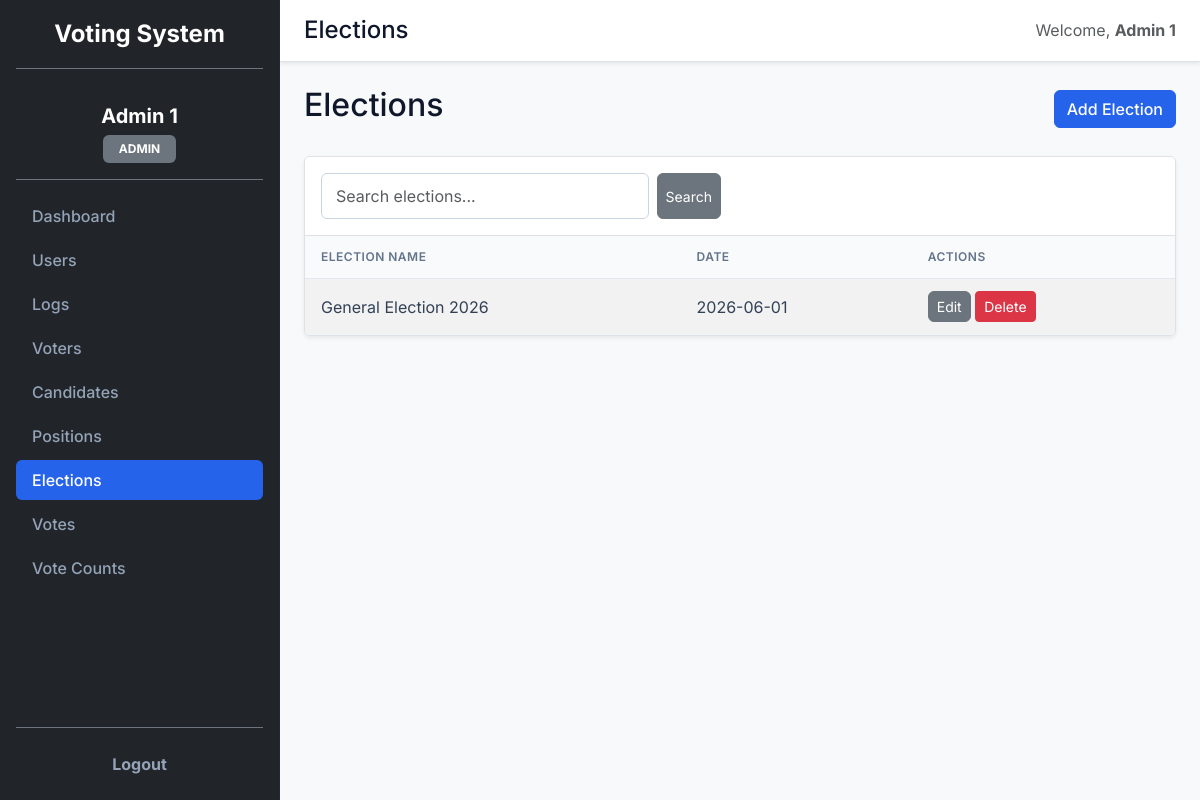
/admin/elections.php (signed in), run on the app's committed database.
### tables this page shows
CREATE TABLE tbl_elections (
    election_id INT AUTO_INCREMENT PRIMARY KEY,
    election_name VARCHAR(100) NOT NULL,
    election_date DATE NOT NULL
);

### admin/elections.php (the view, shortened to what this page needs)
<?php
require_once '../includes/auth.php';
$page_title = 'Elections';
$search = '';
$search_param = "%$search%";
$stmt = mysqli_prepare($conn, "SELECT election_id, election_name, election_date FROM tbl_elections WHERE election_name LIKE ? ORDER BY election_date DESC");
mysqli_stmt_bind_param($stmt, 's', $search_param);
mysqli_stmt_execute($stmt);
$result = mysqli_stmt_get_result($stmt);
$elections = mysqli_fetch_all($result, MYSQLI_ASSOC);
?>
<!DOCTYPE html>
<html lang="en">
<head>
    <link href="https://cdn.jsdelivr.net/npm/bootstrap@5.3.3/dist/css/bootstrap.min.css" rel="stylesheet">
</head>
<body>
    <div class="d-flex vw-100 vh-100 overflow-hidden">
        <?php $current_page = basename($_SERVER['PHP_SELF']); ?>
        <aside class="d-flex flex-column flex-shrink-0 p-3 text-bg-dark" style="width: 280px; overflow-y: auto;">
            <div class="d-flex align-items-center mb-3 text-white text-decoration-none border-bottom border-secondary pb-3 w-100"><span class="fs-4 fw-bold w-100 text-center">Voting System</span></div>
            <div class="py-3 border-bottom border-secondary w-100 text-center">
                <span class="d-block fw-bold fs-5 mb-1"><?php echo $_SESSION['full_name']; ?></span>
                <span class="badge bg-secondary px-3 py-2"><?php echo strtoupper($_SESSION['role']); ?></span>
            </div>
            <ul class="nav nav-pills flex-column mb-auto mt-3 w-100 gap-1">
                <li class="nav-item"><a href="dashboard.php" class="nav-link text-white <?php echo ($current_page === 'dashboard.php') ? 'active' : ''; ?> px-3 py-2">Dashboard</a></li>
                <li class="nav-item"><a href="users.php" class="nav-link text-white <?php echo ($current_page === 'users.php') ? 'active' : ''; ?> px-3 py-2">Users</a></li>
                <li class="nav-item"><a href="logs.php" class="nav-link text-white <?php echo ($current_page === 'logs.php') ? 'active' : ''; ?> px-3 py-2">Logs</a></li>
                <li class="nav-item"><a href="voters.php" class="nav-link text-white <?php echo ($current_page === 'voters.php') ? 'active' : ''; ?> px-3 py-2">Voters</a></li>
                <li class="nav-item"><a href="candidates.php" class="nav-link text-white <?php echo ($current_page === 'candidates.php') ? 'active' : ''; ?> px-3 py-2">Candidates</a></li>
                <li class="nav-item"><a href="positions.php" class="nav-link text-white <?php echo ($current_page === 'positions.php') ? 'active' : ''; ?> px-3 py-2">Positions</a></li>
                <li class="nav-item"><a href="elections.php" class="nav-link text-white <?php echo ($current_page === 'elections.php') ? 'active' : ''; ?> px-3 py-2">Elections</a></li>
                <li class="nav-item"><a href="votes.php" class="nav-link text-white <?php echo ($current_page === 'votes.php') ? 'active' : ''; ?> px-3 py-2">Votes</a></li>
                <li class="nav-item"><a href="vote_counts.php" class="nav-link text-white <?php echo ($current_page === 'vote_counts.php') ? 'active' : ''; ?> px-3 py-2">Vote Counts</a></li>
            </ul>
            <div class="mt-auto w-100 border-top border-secondary pt-3">
                <a href="../logout.php" class="nav-link text-danger fw-bold px-3 py-2 text-center w-100">Logout</a>
            </div>
        </aside>
        <div class="d-flex flex-column flex-grow-1 overflow-auto bg-light">
            <header class="d-flex justify-content-between align-items-center px-4 py-3 bg-white border-bottom shadow-sm">
                <h1 class="page-title fs-4 mb-0"><?php echo $page_title; ?></h1>
                <div class="text-muted"><span>Welcome, <strong><?php echo $_SESSION['full_name']; ?></strong></span></div>
            </header>
            <main class="p-4 flex-grow-1">
<div class="d-flex justify-content-between align-items-center mb-4">
    <h2><?php echo $page_title; ?></h2>
    <button type="button" class="btn btn-primary" data-bs-toggle="modal" data-bs-target="#addModal">Add Election</button>
</div>
<div class="table-responsive bg-white rounded shadow-sm border mb-4">
    <div class="d-flex justify-content-between align-items-center p-3 border-bottom bg-white">
        <form method="GET" action="" class="d-flex gap-2 w-100" style="max-width: 400px;">
            <input type="text" name="search" class="form-control" placeholder="Search elections..." value="<?php echo $search; ?>">
            <button type="submit" class="btn btn-secondary btn-sm">Search</button>
        </form>
    </div>
    <table class="table table-striped table-hover align-middle">
        <thead>
            <tr>
                <th>Election Name</th>
                <th>Date</th>
                <th>Actions</th>
            </tr>
        </thead>
        <tbody>
            <?php foreach ($elections as $election) { ?>
            <tr>
                <td><?php echo $election['election_name']; ?></td>
                <td><?php echo $election['election_date']; ?></td>
                <td>
                    <button class="btn btn-secondary btn-sm" onclick="openEditModal(<?php echo htmlspecialchars(json_encode($election)); ?>)">Edit</button>
                    <form method="POST" action="" style="display:inline;" onsubmit="return confirm('Delete this election?')">
                        <button type="submit" class="btn btn-danger btn-sm">Delete</button>
                    </form>
                </td>
            </tr>
            <?php } ?>
        </tbody>
    </table>
</div>
            </main>
        </div>
    </div>
</body>
</html>

### includes/style.php (style rules this page uses)
body { font-family: 'Inter', system-ui, -apple-system, sans-serif; background-color: #f8fafc; color: #0f172a; }
aside { background-color: #0f172a !important; border-right: 1px solid #1e293b; }
.nav-link { border-radius: 6px; font-weight: 500; padding: 10px 16px; color: #94a3b8 !important; transition: none; }
.nav-link.active { background-color: #2563eb !important; color: #ffffff !important; }
.table-responsive { border: 1px solid #e2e8f0; border-radius: 8px; overflow: hidden; }
.table { margin-bottom: 0; }
.table th { font-weight: 600; text-transform: uppercase; font-size: 0.75rem; letter-spacing: 0.5px; background-color: #f8fafc; color: #64748b; border-bottom: 1px solid #e2e8f0; padding: 12px 16px; }
.table td { padding: 12px 16px; color: #334155; border-bottom: 1px solid #f1f5f9; }
.btn-primary { background-color: #2563eb; border-color: #2563eb; border-radius: 6px; font-weight: 500; }
.btn-secondary { border-radius: 6px; }
.form-control, .form-select { border-radius: 6px; border: 1px solid #cbd5e1; padding: 10px 14px; }

### data on the page
tbl_elections: election_name "General Election 2026", election_date "2026-06-01"

### other printed values
$_SESSION['full_name'] "Admin 1"
$_SESSION['role'] "ADMIN"
$page_title "Elections"
